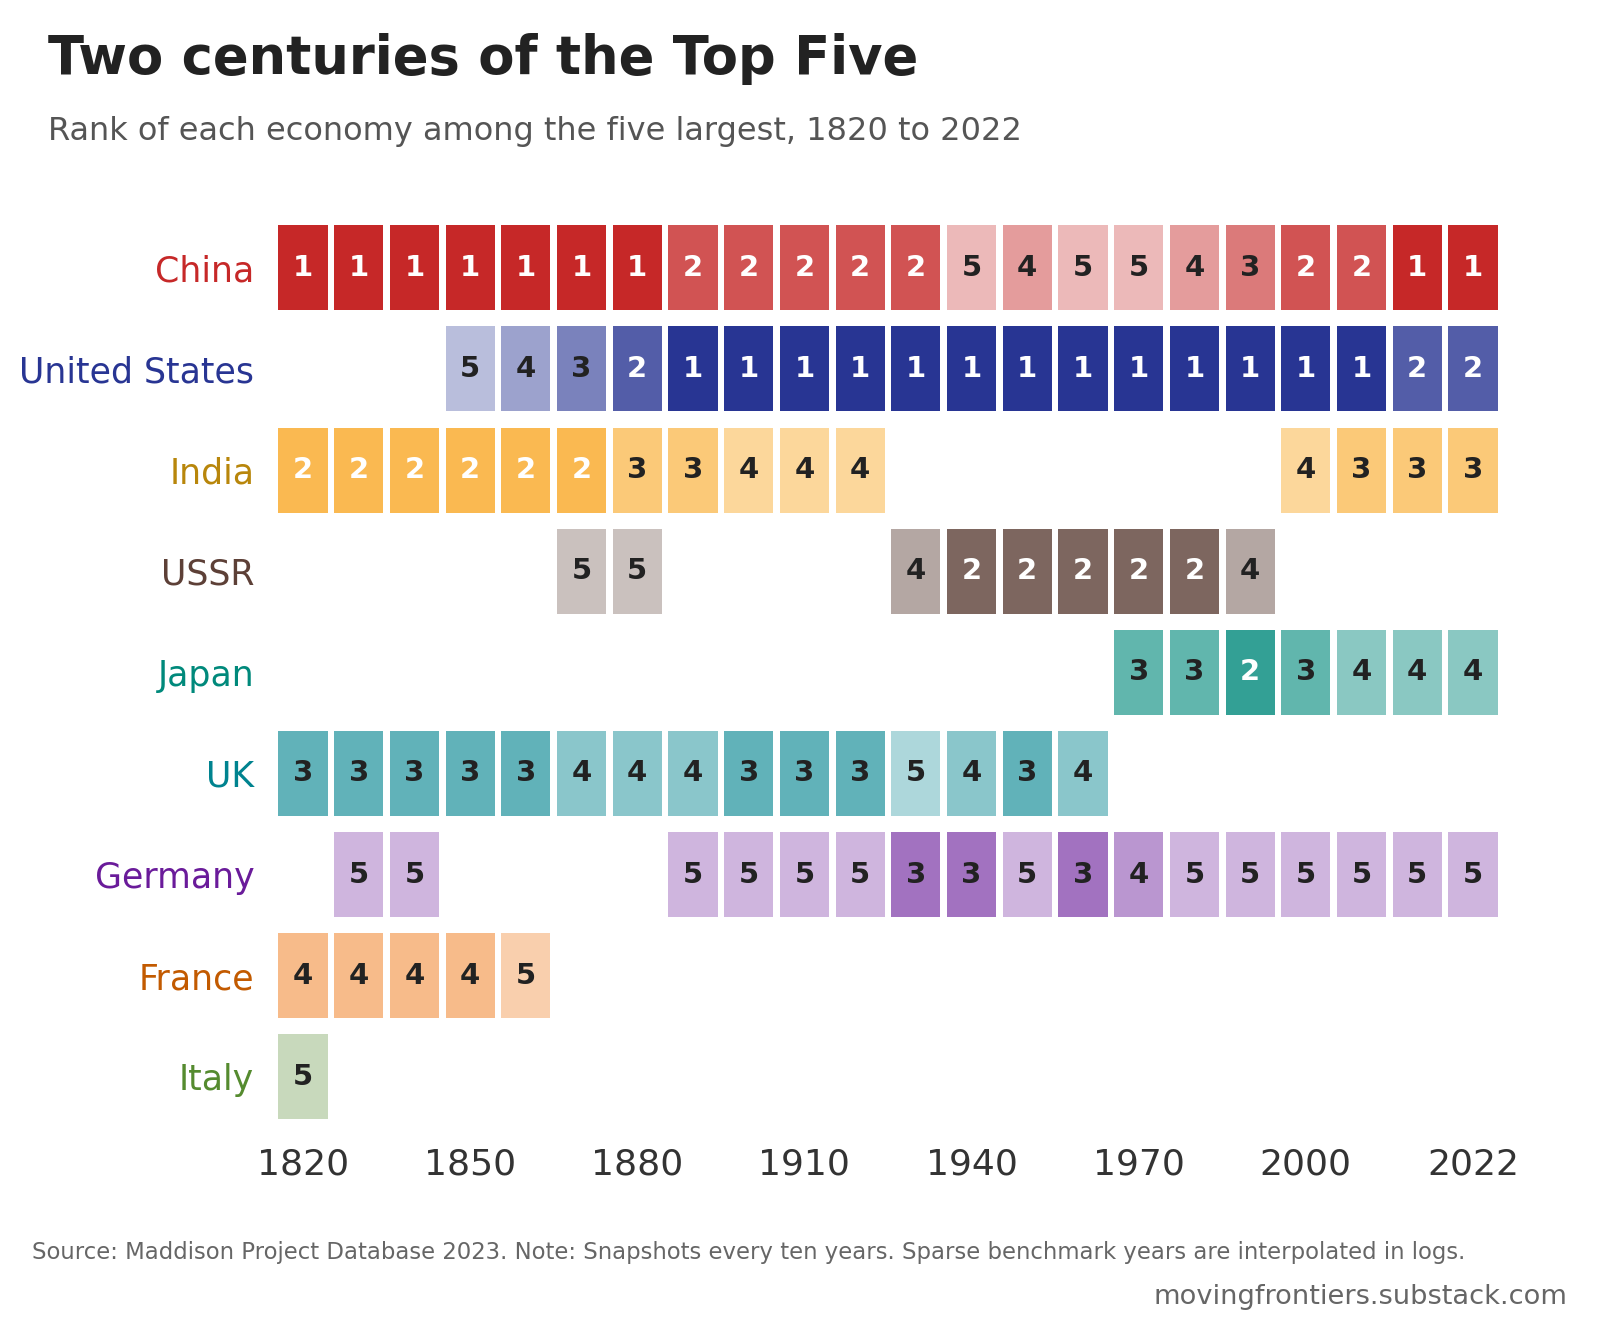

Reproduce this figure in Python.
#!/usr/bin/env python3
"""
Two Centuries of the Top Five

Self-contained: data embedded below, style constants included, no input files
and no network. Needs only matplotlib, numpy and pandas. Running it writes chart-4-top-five.png.

A rank grid: one row per economy, one cell per decade, the number is the rank
among the five largest and colour opacity tracks it.

Source: Maddison Project Database 2023 (Bolt and van Zanden), real GDP computed as
GDP per capita times population, in constant 2011 international dollars. NOT
comparable with the current-price IMF WEO series.
"""
import textwrap
import numpy as np, matplotlib
matplotlib.use('Agg')
import matplotlib.pyplot as plt

plt.rcParams['font.family']='DejaVu Sans'
VCOL={'H':'#283593','UM':'#00897B','LM':'#F9A825','L':'#C62828'}
LM_LABEL='#B8860B'; INK='#141414'; PAPER='#FFFFFF'; GREY='#BDBDBD'
CAPTION=('Source: IMF WEO database April 2026; World Bank income classification for 2025.')
CAPTION_IMF='Source: IMF WEO database April 2026.'
WATERMARK='movingfrontiers.substack.com'
FIGSIZE=(8,6.6); DPI=200
GAP_SUB=60; GAP_SRC=60; GAP_MARK=20; GAP_EDGE=10

def frame(title, subtitle, bottom=0.20, left=0.115, right=0.885, box_aspect=0.798):
    fig=plt.figure(figsize=FIGSIZE,dpi=DPI,facecolor=PAPER)
    W,H=np.array(FIGSIZE)*DPI
    ttl=fig.text(0.03,0.975,title,fontsize=19,fontweight='bold',color='#222',
                 ha='left',va='top',linespacing=1.25)
    fig.canvas.draw(); r=fig.canvas.get_renderer()
    for fs in np.arange(19,13.9,-0.5):
        ttl.set_fontsize(fs); fig.canvas.draw()
        if ttl.get_window_extent(r).width<=0.94*W: break
    sub=fig.text(0.03,0.912,subtitle,fontsize=11.5,color='#555',ha='left',va='top')
    fig.canvas.draw()
    top=(sub.get_window_extent(r).y0-GAP_SUB)/H
    ax=fig.add_axes([left,bottom,right-left,top-bottom]); ax.set_facecolor(PAPER)
    for sp in ('top','right'): ax.spines[sp].set_visible(False)
    for sp in ('left','bottom'):
        ax.spines[sp].set_color('#888'); ax.spines[sp].set_linewidth(1.0)
    ax.tick_params(labelsize=14,colors='#333',length=4,color='#888')
    if box_aspect: ax.set_box_aspect(box_aspect)
    return fig,ax,r,W,H

def fit_legend(fig,ax,r,handles=None,labels=None,ncol=2,anchor_y=-0.09,**kw):
    for fs in (14,13,12,11,10.5,10):
        leg=ax.legend(loc='upper center',bbox_to_anchor=(0.5,anchor_y),ncol=ncol,
                      frameon=False,fontsize=fs,**kw) if handles is None else \
            ax.legend(handles,labels,loc='upper center',bbox_to_anchor=(0.5,anchor_y),
                      ncol=ncol,frameon=False,fontsize=fs,**kw)
        for t in leg.get_texts(): t.set_color('#333')
        fig.canvas.draw()
        if leg.get_window_extent(r).width<=ax.get_window_extent(r).width: return leg
    return leg

def finish(fig,ax,r,W,H,caption=CAPTION,extra_artists=()):
    fig.canvas.draw()
    lows=[ax.get_tightbbox(r).y0]
    if ax.get_legend() is not None: lows.append(ax.get_legend().get_window_extent(r).y0)
    for a in extra_artists: lows.append(a.get_window_extent(r).y0)
    lowest=min(lows)
    lines=textwrap.wrap(caption,126); fs=8.2; lh=fs*1.42/72*200
    top=lowest-GAP_SRC
    for k,ln in enumerate(lines):
        cap=fig.text(0.02,(top-k*lh)/H,ln,fontsize=fs,color='#666',ha='left',va='top')
    fig.canvas.draw()
    ink=(top-(len(lines)-1)*lh)-fs/72*200
    wm=fig.text(0.98,(ink-GAP_MARK)/H,WATERMARK,fontsize=fs*1.2,color='#666',ha='right',va='top')
    fig.canvas.draw()
    return wm.get_window_extent(r).y0, cap, wm

# ----- DATA -----

YEARS = [1820, 1830, 1840, 1850, 1860, 1870, 1880, 1890, 1900, 1910, 1920, 1930, 1940, 1950, 1960, 1970, 1980, 1990, 2000, 2010, 2020, 2022]
WORLD = {1820: 1015.401, 1830: 1102.769, 1840: 1212.386, 1850: 1318.957, 1860: 1488.807, 1870: 1831.295, 1880: 2157.280, 1890: 2584.841, 1900: 3241.755, 1910: 4058.934, 1920: 4214.387, 1930: 5666.381, 1940: 6997.133, 1950: 8446.321, 1960: 13382.461, 1970: 22097.285, 1980: 32307.354, 1990: 43546.191, 2000: 60430.344, 2010: 90739.789, 2020: 119753.659, 2022: 131402.721}
TOP = {
    1820: [('CHN', 336.042), ('IND', 196.581), ('GBR', 70.216), ('FRA', 56.535), ('ITA', 50.895)],
    1830: [('CHN', 346.014), ('IND', 205.435), ('GBR', 85.693), ('FRA', 63.208), ('DEU', 57.34)],
    1840: [('CHN', 349.788), ('IND', 213.844), ('GBR', 107.461), ('FRA', 79.424), ('DEU', 67.352)],
    1850: [('CHN', 353.496), ('IND', 223.303), ('GBR', 117.748), ('FRA', 92.512), ('USA', 85.638)],
    1860: [('CHN', 345.82), ('IND', 220.062), ('GBR', 146.924), ('USA', 140.152), ('FRA', 112.497)],
    1870: [('CHN', 338.31), ('IND', 215.05), ('USA', 193.278), ('GBR', 183.031), ('SUN', 141.515)],
    1880: [('CHN', 341.201), ('USA', 315.652), ('IND', 228.073), ('GBR', 207.634), ('SUN', 147.009)],
    1890: [('USA', 421.879), ('CHN', 366.32), ('IND', 260.332), ('GBR', 256.585), ('DEU', 184.239)],
    1900: [('USA', 613.998), ('CHN', 388.8), ('GBR', 312.531), ('IND', 271.698), ('DEU', 258.778)],
    1910: [('USA', 893.975), ('CHN', 387.194), ('GBR', 346.662), ('IND', 335.633), ('DEU', 335.612)],
    1920: [('USA', 1085.155), ('CHN', 455.121), ('GBR', 328.543), ('IND', 309.267), ('DEU', 271.405)],
    1930: [('USA', 1322.627), ('CHN', 494.868), ('DEU', 412.177), ('SUN', 402.081), ('GBR', 397.796)],
    1940: [('USA', 1592.32), ('SUN', 669.629), ('DEU', 601.419), ('GBR', 527.014), ('CHN', 500.976)],
    1950: [('USA', 2320.61), ('SUN', 813.277), ('GBR', 554.455), ('CHN', 436.905), ('DEU', 422.965)],
    1960: [('USA', 3262.376), ('SUN', 1344.249), ('DEU', 890.21), ('GBR', 721.686), ('CHN', 705.093)],
    1970: [('USA', 4912.636), ('SUN', 2154.66), ('JPN', 1615.678), ('DEU', 1343.86), ('CHN', 1144.004)],
    1980: [('USA', 6743.208), ('SUN', 2724.412), ('JPN', 2500.144), ('CHN', 1893.784), ('DEU', 1761.468)],
    1990: [('USA', 9250.378), ('JPN', 3699.822), ('CHN', 3385.122), ('SUN', 3168.799), ('DEU', 2015.548)],
    2000: [('USA', 12947.418), ('CHN', 5952.682), ('JPN', 4209.652), ('IND', 2804.478), ('DEU', 2718.56)],
    2010: [('USA', 15239.587), ('CHN', 12858.808), ('IND', 5361.371), ('JPN', 4480.296), ('DEU', 3301.123)],
    2020: [('CHN', 24151.844), ('USA', 18027.36), ('IND', 8945.313), ('JPN', 4626.661), ('DEU', 3742.721)],
    2022: [('CHN', 26966.017), ('USA', 19493.171), ('IND', 10476.249), ('JPN', 4774.495), ('DEU', 3909.613)],
}
import pandas as _pd
world=_pd.Series(WORLD)
top={y:_pd.Series(dict(v)) for y,v in TOP.items()}
share={y:top[y]/world[y]*100 for y in YEARS}

from matplotlib.patches import Rectangle
import matplotlib.patheffects as pe
NAME={'CHN':'China','USA':'United States','IND':'India','JPN':'Japan','DEU':'Germany',
      'GBR':'UK','FRA':'France','ITA':'Italy','SUN':'USSR','RUS':'Russia'}
COL={'CHN':'#C62828','USA':'#283593','IND':'#F9A825','JPN':'#00897B','DEU':'#6A1B9A',
     'GBR':'#00838F','FRA':'#EF6C00','ITA':'#558B2F','SUN':'#5D4037','RUS':'#5D4037'}
TCOL={'IND':'#B8860B','FRA':'#C25A00'}
NOTE=('Source: Maddison Project Database 2023. Note: Snapshots every ten years. Sparse benchmark '
      'years are interpolated in logs. World GDP is the sum of all economies in the database, which '
      'under-covers the nineteenth century. The USSR is one economy through 1990, Russia separately '
      'from 1991.')

# ----- FIGURE -----

# ---------- 13b: rank heatmap ----------
def b(bottom=0.20):
    fig,ax,r,W,H=frame('Two centuries of the Top Five',
                       'Rank of each economy among the five largest, 1820 to 2022',
                       bottom=bottom,left=0.165,right=0.945,box_aspect=None)
    isos=[i for i in ['CHN','USA','IND','JPN','DEU','GBR','FRA','ITA','SUN'] ]
    isos=[i for i in isos if any(i in top[y].index for y in YEARS)]
    order=sorted(isos,key=lambda i:min([k for y in YEARS for k,j in enumerate(top[y].index,1) if j==i]
                                       +[9])*100+min([YEARS.index(y) for y in YEARS if i in top[y].index]))
    for row,iso in enumerate(order):
        for col,y in enumerate(YEARS):
            if iso in top[y].index:
                rk=list(top[y].index).index(iso)+1
                al=[1.0,0.80,0.62,0.46,0.32][rk-1]
                ax.add_patch(Rectangle((col-0.44,row-0.42),0.88,0.84,facecolor=COL[iso],
                                       alpha=al,lw=0,zorder=3))
                ax.text(col,row,str(rk),ha='center',va='center',fontsize=10.5,
                        color='white' if rk<=2 else '#222',fontweight='bold',zorder=4)
    ax.set_xlim(-0.7,len(YEARS)-0.3); ax.set_ylim(len(order)-0.4,-0.6)
    ax.set_yticks(range(len(order))); ax.set_yticklabels([NAME[i] for i in order],fontsize=12.5)
    for lbl,iso in zip(ax.get_yticklabels(),order): lbl.set_color(TCOL.get(iso,COL[iso]))
    show=[1820,1850,1880,1910,1940,1970,2000,2022]
    ax.set_xticks([YEARS.index(y) for y in show]); ax.set_xticklabels([str(y) for y in show],fontsize=13)
    for sp in ('left','bottom'): ax.spines[sp].set_visible(False)
    ax.tick_params(length=0)
    return fig,ax,r,W,H,'chart-4-top-five.png'


NOTE_B=('Source: Maddison Project Database 2023. Note: Snapshots every ten years. Sparse benchmark '
        'years are interpolated in logs.')
bt=0.20
for _ in range(8):
    fig,ax,r,W,H,out=b(bt)
    y0,cap,wm=finish(fig,ax,r,W,H,caption=NOTE_B)
    d=GAP_EDGE-y0
    if abs(d)<=1.0: break
    plt.close(fig); bt+=d/H
fig.savefig(out,dpi=DPI,facecolor=PAPER)
print(out,'wm %.1f'%y0)
